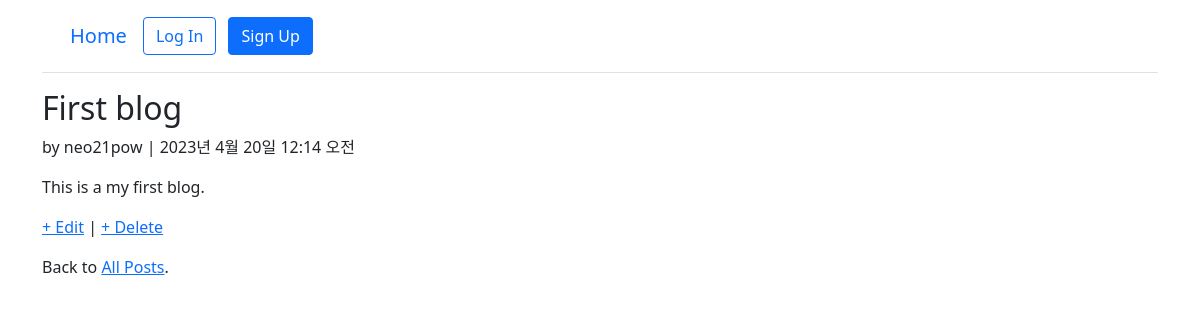
Page /blog/1/ on the committed database.
### pages/models.py (models this page shows, shortened)
class Post(models.Model):
    title = models.CharField(max_length=200)
    '''
    author = models.ForeignKey(
        'accounts.CustomUser', on_delete=models.CASCADE,
    )
    '''
    author = models.ForeignKey( get_user_model(), on_delete=models.CASCADE,)
    date = models.DateTimeField(auto_now_add=True)
    body = models.TextField()

### accounts/models.py (models this page shows)
class CustomUser(AbstractUser):
    age = models.PositiveIntegerField(null=True, blank=True)

### pages/views.py (the view)
# urls.py: path('blog/<int:pk>/', BlogDetailView.as_view(), name='post_detail'),
class BlogDetailView(DetailView):
    model = Post
    template_name = 'post_detail.html'

### templates/post_detail.html
{% extends 'base.html' %}
{% block content %}
    <div class="article-entry">
        <h2>{{ object.title }}</h2>
        <p>by {{ object.author }} | {{ object.date }}</p>
        <p>{{ object.body }}</p>
    </div>
    <p><a href="{% url 'post_edit' post.pk %}">+ Edit</a> |
        <a href="{% url 'post_delete' post.pk %}">+ Delete</a></p>
    <p>Back to <a href="{% url 'post_list' %}">All Posts</a>.</p>
{% endblock content %}

### rows in the picture
Post: title "First blog", author "neo21pow", date "2023년 4월 20일 12:14 오전", body "This is a my first blog."
